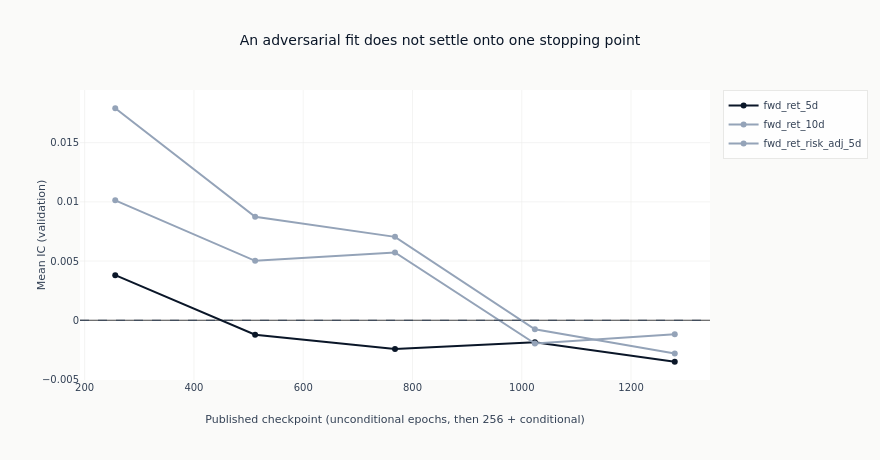

The cell this chart's notebook holds for it:
### Markdown cell above
### Where the schedule went

One line per label, against the published epoch number. `ic_t` in the table above is a Newey-West
HAC statistic on the daily IC series; it is a diagnostic and not a selection rule, because the
series is short, overlapping multi-day returns make successive days dependent, and the folds have
been read many times over by the time a case study reaches this notebook. The shared axis keeps
the distance between labels readable instead of each panel filling itself.

### Code cell
fig = go.Figure()
for label in ordered_labels:
    rows = catalog.filter(pl.col("label") == label).sort("checkpoint_value")
    fig.add_trace(
        go.Scatter(
            x=rows.get_column("checkpoint_value").to_list(),
            y=rows.get_column("ic_mean").to_list(),
            mode="lines+markers",
            name=label,
            line=dict(color=COLORS["blue"] if label == primary else COLORS["recede"]),
            marker=dict(color=COLORS["blue"] if label == primary else COLORS["recede"]),
        )
    )
fig.add_hline(y=0, line_width=1, line_dash="dash", line_color=COLORS["neutral"])
fig.update_yaxes(title_text="Mean IC (validation)")
fig.update_xaxes(title_text="Published checkpoint (unconditional epochs, then 256 + conditional)")
fig.update_layout(
    title="An adversarial fit does not settle onto one stopping point",
    height=460,
    width=880,
    margin=dict(t=90),
)
# The span of each line is a fact about the frame, so the alt text counts it rather than asserting
# a shape the next run may not reproduce.
spans = "; ".join(
    f"{row['label']} spans {row['lo']:+.4f} to {row['hi']:+.4f}"
    for row in catalog.group_by("label")
    .agg(lo=pl.col("ic_mean").min(), hi=pl.col("ic_mean").max())
    .sort("label")
    .iter_rows(named=True)
)
show_plotly_with_alt(
    fig,
    "Line chart of mean validation information coefficient against the published checkpoint number, "
    "one line per label on one axis, the primary target in dark navy "
    f"and the two variants in light slate, with a dashed zero line. Counted from the frame: {spans}.",
)

### Figure 1 — Plotly figure (JSON) as saved in the notebook; plotly's stock layout.template omitted (floating-point values rounded to 4 significant figures)
{"data": [{"line": {"color": "#0a1628"}, "marker": {"color": "#0a1628"}, "mode": "lines+markers", "name": "fwd_ret_5d", "type": "scatter", "x": [256, 512, 768, 1024, 1280], "y": [0.00381, -0.001217, -0.00243, -0.001863, -0.003505]}, {"line": {"color": "#94a3b8"}, "marker": {"color": "#94a3b8"}, "mode": "lines+markers", "name": "fwd_ret_10d", "type": "scatter", "x": [256, 512, 768, 1024, 1280], "y": [0.01013, 0.005021, 0.005727, -0.001963, -0.001172]}, {"line": {"color": "#94a3b8"}, "marker": {"color": "#94a3b8"}, "mode": "lines+markers", "name": "fwd_ret_risk_adj_5d", "type": "scatter", "x": [256, 512, 768, 1024, 1280], "y": [0.01791, 0.008737, 0.007043, -0.0007684, -0.002798]}], "layout": {"height": 460, "margin": {"t": 90}, "shapes": [{"line": {"color": "#334155", "dash": "dash", "width": 1}, "type": "line", "x0": 0, "x1": 1, "xref": "x domain", "y0": 0, "y1": 0, "yref": "y"}], "title": {"text": "An adversarial fit does not settle onto one stopping point"}, "width": 880, "xaxis": {"title": {"text": "Published checkpoint (unconditional epochs, then 256 + conditional)"}}, "yaxis": {"title": {"text": "Mean IC (validation)"}}}}
